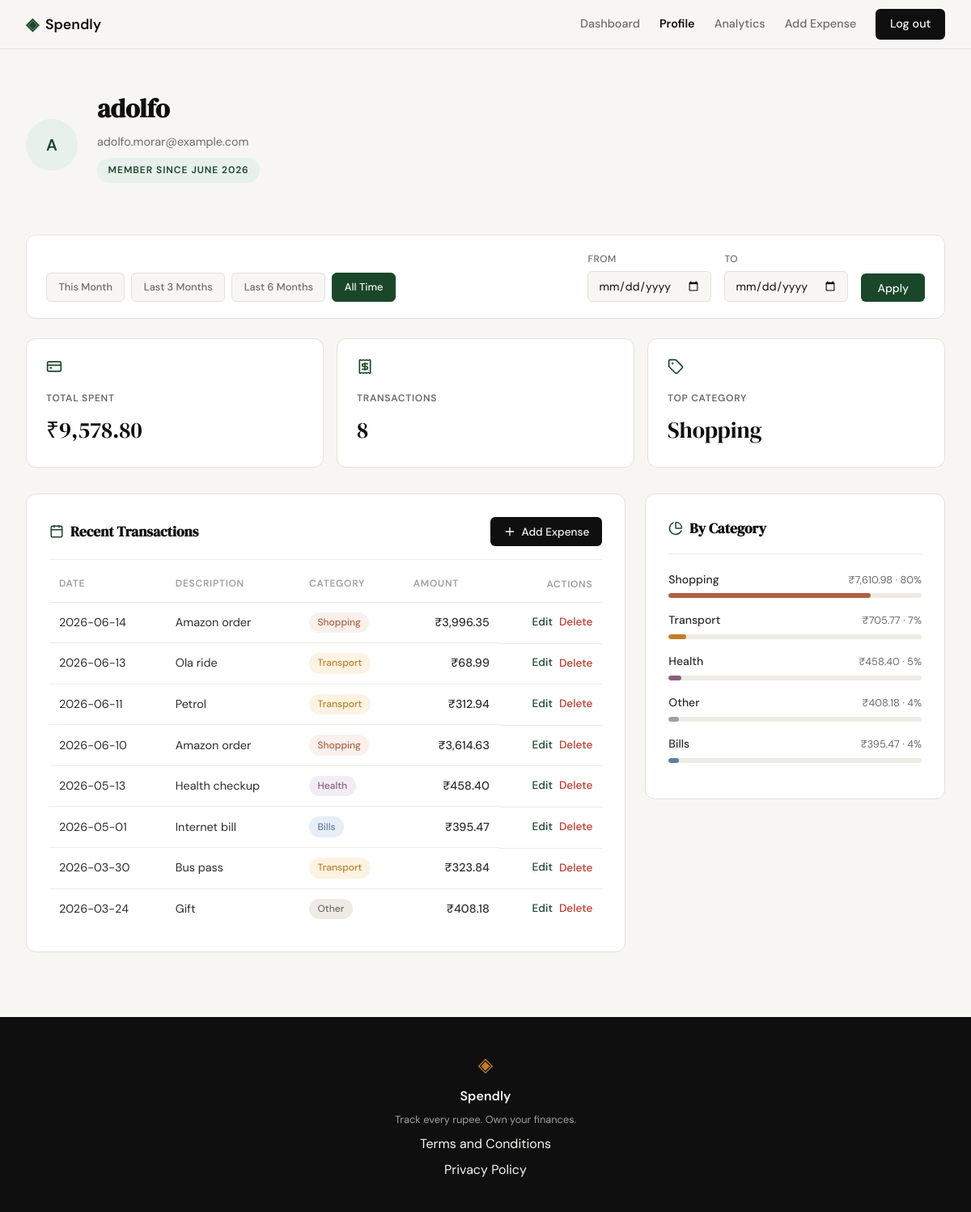
/profile (signed in), run on the app's committed database.
### tables this page shows
CREATE TABLE users (
            id            INTEGER PRIMARY KEY AUTOINCREMENT,
            name          TEXT    NOT NULL,
            email         TEXT    UNIQUE NOT NULL,
            password_hash TEXT    NOT NULL,
            created_at    TEXT    DEFAULT (datetime('now'))
        );

CREATE TABLE expenses (
            id          INTEGER PRIMARY KEY AUTOINCREMENT,
            user_id     INTEGER NOT NULL REFERENCES users(id),
            amount      REAL    NOT NULL,
            category    TEXT    NOT NULL,
            date        TEXT    NOT NULL,
            description TEXT,
            created_at  TEXT    DEFAULT (datetime('now'))
        );

### app.py (the view)
@app.route("/profile")
def profile():
    if not session.get("user_id"):
        return redirect(url_for("login", next="/profile"))
    user_id = session["user_id"]
    user = get_user_by_id(user_id)
    if user is None:
        session.clear()
        return redirect(url_for("login", next="/profile"))
    date_from = _valid_date(request.args.get("date_from", "").strip())
    date_to = _valid_date(request.args.get("date_to", "").strip())
    if date_from and date_to and date_from > date_to:
        flash("Start date must be before end date.")
        date_from = date_to = None
    raw_stats = get_summary_stats(user_id, date_from=date_from, date_to=date_to)
    stats = {
        "total_spent": rupees(raw_stats["total_spent"]),
        "transaction_count": raw_stats["transaction_count"],
        "top_category": raw_stats["top_category"],
    }
    transactions = [
        {**tx, "amount": rupees(tx["amount"])}
        for tx in get_recent_transactions(user_id, date_from=date_from, date_to=date_to)
    ]
    categories = [
        {"name": cat["name"], "amount": rupees(cat["amount"]), "percent": cat["pct"]}
        for cat in get_category_breakdown(user_id, date_from=date_from, date_to=date_to)
    ]
    today = date.today()
    presets = {
        "today": today.isoformat(),
        "this_month": today.replace(day=1).isoformat(),
        "last_3m": _months_ago(today, 3).isoformat(),
        "last_6m": _months_ago(today, 6).isoformat(),
    }
    if not date_from and not date_to:
        active_preset = "all"
    elif date_to == presets["today"] and date_from == presets["this_month"]:
        active_preset = "this_month"
    elif date_to == presets["today"] and date_from == presets["last_3m"]:
        active_preset = "last_3m"
    elif date_to == presets["today"] and date_from == presets["last_6m"]:
        active_preset = "last_6m"
    else:
        active_preset = "custom"
    active_range = {
        "date_from": date_from or "",
        "date_to": date_to or "",
        "active": bool(date_from or date_to),
        "preset": active_preset,
    }
    return render_template("profile.html", user=user, stats=stats,
                           transactions=transactions, categories=categories,
                           active_range=active_range, presets=presets)

### app.py (called while the page is built)
def rupees(value):
    return f"₹{value:,.2f}"

def _valid_date(value):
    if not value:
        return None
    try:
        datetime.strptime(value, "%Y-%m-%d")
        return value
    except ValueError:
        return None

def _months_ago(d, months):
    month_index = d.month - 1 - months
    year = d.year + month_index // 12
    month = month_index % 12 + 1
    day = min(d.day, calendar.monthrange(year, month)[1])
    return date(year, month, day)

### database/db.py (called while the page is built)
def get_db():
    conn = sqlite3.connect(DB_PATH)
    conn.row_factory = sqlite3.Row
    conn.execute("PRAGMA foreign_keys = ON")
    return conn

### database/queries.py (called while the page is built)
def _initials(name):
    parts = [p for p in name.split() if p]
    if not parts:
        return "?"
    if len(parts) == 1:
        return parts[0][0].upper()
    return (parts[0][0] + parts[-1][0]).upper()

def _member_since(created_at):
    if not created_at:
        return ""
    try:
        dt = datetime.strptime(created_at[:19], "%Y-%m-%d %H:%M:%S")
    except ValueError:
        try:
            dt = datetime.strptime(created_at[:10], "%Y-%m-%d")
        except ValueError:
            return ""
    return dt.strftime("%B %Y")

def _date_clause(date_from, date_to):
    clauses, params = [], []
    if date_from:
        clauses.append("AND date >= ?")
        params.append(date_from)
    if date_to:
        clauses.append("AND date <= ?")
        params.append(date_to)
    fragment = (" " + " ".join(clauses)) if clauses else ""
    return fragment, params

def get_user_by_id(user_id):
    conn = get_db()
    try:
        row = conn.execute(
            "SELECT name, email, created_at FROM users WHERE id = ?",
            (user_id,),
        ).fetchone()
    finally:
        conn.close()
    if row is None:
        return None
    return {
        "name": row["name"],
        "email": row["email"],
        "member_since": _member_since(row["created_at"]),
        "initials": _initials(row["name"]),
    }

### templates/profile.html (shortened to what this page needs)
{% extends "base.html" %}
{% block head %}
<link rel="stylesheet" href="{{ url_for('static', filename='css/profile.css') }}">
{% endblock %}
{% block content %}
<div class="prof-page">
    <div class="prof-inner">
        <div class="prof-header">
            <div class="prof-avatar">{{ user.initials }}</div>
            <div class="prof-header-info">
                <h1 class="prof-name">{{ user.name }}</h1>
                <p class="prof-email">{{ user.email }}</p>
                <span class="hero-badge">Member since {{ user.member_since }}</span>
            </div>
        </div>
        <div class="filter-bar">
            <div class="filter-presets">
                <a href="{{ url_for('profile', date_from=presets.this_month, date_to=presets.today) }}"
                   class="preset-btn{% if active_range.preset == 'this_month' %} preset-btn--active{% endif %}">This Month</a>
                <a href="{{ url_for('profile', date_from=presets.last_3m, date_to=presets.today) }}"
                   class="preset-btn{% if active_range.preset == 'last_3m' %} preset-btn--active{% endif %}">Last 3 Months</a>
                <a href="{{ url_for('profile', date_from=presets.last_6m, date_to=presets.today) }}"
                   class="preset-btn{% if active_range.preset == 'last_6m' %} preset-btn--active{% endif %}">Last 6 Months</a>
                <a href="{{ url_for('profile') }}"
                   class="preset-btn{% if active_range.preset == 'all' %} preset-btn--active{% endif %}">All Time</a>
            </div>
            <form class="filter-custom" method="GET" action="{{ url_for('profile') }}">
                <div class="filter-field">
                    <label for="filter-from">From</label>
                    <input type="date" id="filter-from" name="date_from" value="{{ active_range.date_from }}">
                </div>
                <div class="filter-field">
                    <label for="filter-to">To</label>
                    <input type="date" id="filter-to" name="date_to" value="{{ active_range.date_to }}">
                </div>
                <button type="submit" class="filter-apply">Apply</button>
            </form>
        </div>
        <div class="prof-stats">
            <div class="prof-stat-card">
                <div class="prof-stat-icon">
                    <i data-lucide="credit-card"></i>
                </div>
                <p class="prof-stat-label">Total Spent</p>
                <p class="prof-stat-value">{{ stats.total_spent }}</p>
            </div>
            <div class="prof-stat-card">
                <div class="prof-stat-icon">
                    <i data-lucide="receipt"></i>
                </div>
                <p class="prof-stat-label">Transactions</p>
                <p class="prof-stat-value">{{ stats.transaction_count }}</p>
            </div>
            <div class="prof-stat-card">
                <div class="prof-stat-icon">
                    <i data-lucide="tag"></i>
                </div>
                <p class="prof-stat-label">Top Category</p>
                <p class="prof-stat-value">{{ stats.top_category }}</p>
            </div>
        </div>
        <div class="prof-body">
            <div class="prof-section">
                <div class="prof-section-head">
                    <h2 class="prof-section-title">
                        <i data-lucide="calendar"></i>
                        Recent Transactions
                    </h2>
                    <a href="{{ url_for('add_expense') }}" class="btn-add-expense">
                        <i data-lucide="plus"></i>
                        Add Expense
                    </a>
                </div>
                {% if transactions %}
                <table class="tx-table">
                    <thead>
                        <tr>
                            <th>Date</th>
                            <th>Description</th>
                            <th>Category</th>
                            <th>Amount</th>
                            <th>Actions</th>
                        </tr>
                    </thead>
                    <tbody>
                        {% for tx in transactions %}
                        <tr>
                            <td>{{ tx.date }}</td>
                            <td>{{ tx.description }}</td>
                            <td>
                                <span class="cat-badge cat-badge--{{ tx.category | lower }}">
                                    {{ tx.category }}
                                </span>
                            </td>
                            <td class="tx-amount">{{ tx.amount }}</td>
                            <td class="tx-actions">
                                <a href="/expenses/{{ tx.id }}/edit" class="btn-edit">Edit</a>
                                <form method="POST" action="/expenses/{{ tx.id }}/delete" style="display:inline"
                                      onsubmit="return confirm('Delete this expense?')">
                                    <button type="submit" class="btn-delete">Delete</button>
                                </form>
                            </td>
                        </tr>
                        {% endfor %}
                    </tbody>
                </table>
                {% else %}
                <p class="empty-state">No transactions found for this period.</p>
                {% endif %}
            </div>
            <div class="prof-section">
                <h2 class="prof-section-title">
                    <i data-lucide="pie-chart"></i>
                    By Category
                </h2>
                {% if categories %}
                {% for cat in categories %}
                <div class="cat-row">
                    <div class="cat-row-header">
                        <span class="cat-row-name">{{ cat.name }}</span>
                        <span class="cat-row-meta">{{ cat.amount }} &middot; {{ cat.percent }}%</span>
                    </div>
                    <div class="cat-bar-track">
                        <div class="cat-bar cat-bar--{{ cat.name | lower }}" style="width: {{ cat.percent }}%"></div>
                    </div>
                </div>
                {% endfor %}
                {% else %}
                <p class="empty-state">No spending data for this period.</p>
                {% endif %}
            </div>
        </div>
    </div>
</div>
{% endblock %}

### templates/base.html (shortened to what this page needs)
<!DOCTYPE html>
<html lang="en">
<head>
    <link rel="stylesheet" href="{{ url_for('static', filename='css/style.css') }}">
    {% block head %}{% endblock %}
</head>
<body>
    <nav class="navbar">
        <div class="nav-inner">
            <a href="{{ url_for('landing') }}" class="nav-brand">
                <span class="brand-icon">◈</span>
                <span class="brand-name">Spendly</span>
            </a>
            <div class="nav-links">
                {% if session.user_id %}
                <a href="{{ url_for('dashboard') }}" class="{{ 'nav-active' if request.endpoint == 'dashboard' else '' }}">Dashboard</a>
                <a href="{{ url_for('profile') }}" class="{{ 'nav-active' if request.endpoint == 'profile' else '' }}">Profile</a>
                <a href="{{ url_for('analytics') }}" class="{{ 'nav-active' if request.endpoint == 'analytics' else '' }}">Analytics</a>
                <a href="{{ url_for('add_expense') }}" class="{{ 'nav-active' if request.endpoint == 'add_expense' else '' }}">Add Expense</a>
                <a href="{{ url_for('logout') }}" class="nav-cta">Log out</a>
                {% else %}
                <a href="{{ url_for('login') }}">Sign in</a>
                <a href="{{ url_for('register') }}" class="nav-cta">Get started</a>
                {% endif %}
            </div>
        </div>
    </nav>
    <main class="main-content">
        {% block content %}{% endblock %}
    </main>
    <footer class="footer">
        <div class="footer-inner">
            <span class="brand-icon">◈</span>
            <span class="footer-name">Spendly</span>
            <p class="footer-copy">Track every rupee. Own your finances.</p>
            <p class="footer-links"><a href="/terms">Terms and Conditions</a></p>
            <p class="footer-links"><a href="/privacy">Privacy Policy</a></p>
        </div>
    </footer>
</body>
</html>

### static/css/profile.css (style rules this page uses)
.filter-bar { display: flex; flex-wrap: wrap; align-items: flex-end; justify-content: space-between; gap: 1rem; background: var(--paper-card); border: 1px solid var(--border); border-radius: var(--radius-md); padding: 1.25rem 1.5rem; margin-bottom: 1.5rem; }
.filter-presets { display: flex; flex-wrap: wrap; gap: 0.5rem; }
.preset-btn { font-size: 0.8rem; font-weight: 500; color: var(--ink-muted); background: var(--paper); border: 1px solid var(--border); border-radius: var(--radius-sm); padding: 0.45rem 0.9rem; transition: color 0.2s, background 0.2s, border-color 0.2s; }
.preset-btn--active { color: var(--paper); background: var(--accent); border-color: var(--accent); }
.filter-custom { display: flex; align-items: flex-end; flex-wrap: wrap; gap: 1rem; }
.filter-field { display: flex; flex-direction: column; gap: 0.35rem; }
.filter-field label { font-size: 0.75rem; font-weight: 500; text-transform: uppercase; letter-spacing: 0.04em; color: var(--ink-muted); }
.filter-field input { font-family: var(--font-body); font-size: 0.875rem; color: var(--ink); background: var(--paper); border: 1px solid var(--border); border-radius: var(--radius-sm); padding: 0.5rem 0.75rem; }
.filter-apply { font-family: var(--font-body); font-size: 0.875rem; font-weight: 500; color: var(--paper); background: var(--accent); border: none; border-radius: var(--radius-sm); padding: 0.55rem 1.25rem; cursor: pointer; transition: background 0.2s; }

### data on the page
users: name "adolfo", email "adolfo.morar@example.com"
expenses: date "2026-06-14", description "Amazon order", category "Shopping", amount "₹3,996.35"
expenses: date "2026-06-13", description "Ola ride", category "Transport", amount "₹68.99"
expenses: date "2026-06-11", description "Petrol", category "Transport", amount "₹312.94"
expenses: date "2026-06-10", description "Amazon order", category "Shopping", amount "₹3,614.63"
expenses: date "2026-05-13", description "Health checkup", category "Health", amount "₹458.40"
expenses: date "2026-05-01", description "Internet bill", category "Bills", amount "₹395.47"
expenses: date "2026-03-30", description "Bus pass", category "Transport", amount "₹323.84"
expenses: date "2026-03-24", description "Gift", category "Other", amount "₹408.18"

### other printed values
{{ user.initials }} "A"
{{ user.member_since }} "JUNE 2026"
{{ stats.total_spent }} "₹9,578.80"
{{ stats.transaction_count }} "8"
{{ stats.top_category }} "Shopping"
{{ cat.name }} "Shopping" "Transport" "Health" "Other" "Bills"
{{ cat.amount }} "₹7,610.98" "₹705.77" "₹458.40" "₹408.18" "₹395.47"
{{ cat.percent }} "80" "7" "5" "4" "4"
